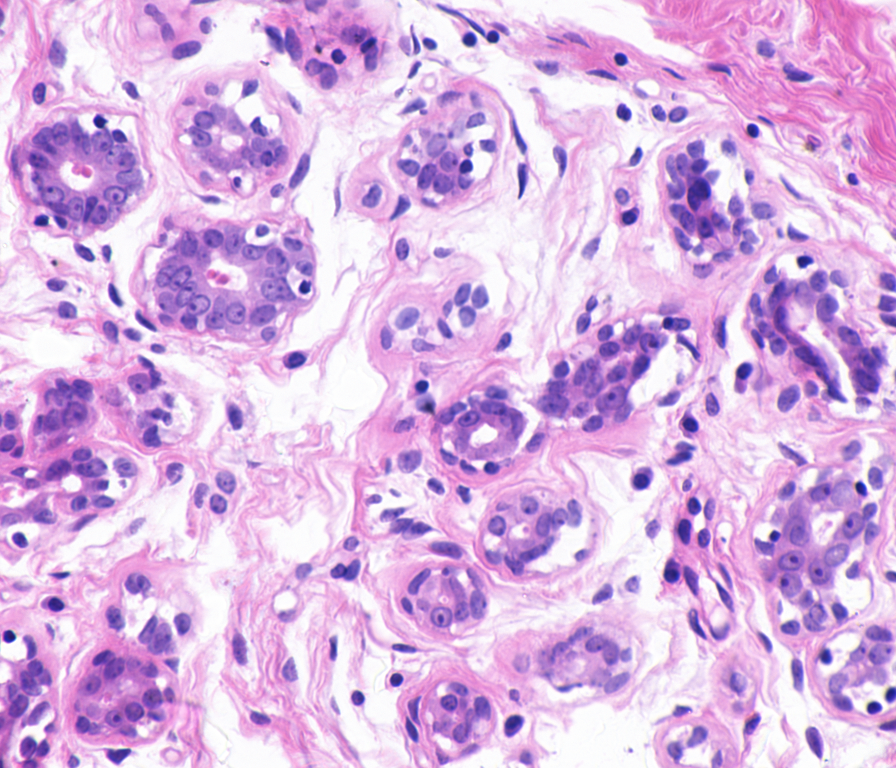
%> input picture src/Roi_Recort_bisque_Benigna/ytma10_010704_benign1_ccd.tif, 896 x 768 px; its folder holds 3 pictures in this run
$ octave application.m   (GNU Octave 9; MATLAB toolbox functions it lacks are replaced by stand-ins)
%> lines starting %> are read from the running program, lines starting %| are printed output that depends on the picture; in (x1, y1, x2, y2) boxes, pixels count from 0 and x2, y2 are one past the last pixel; in counts of white or black regions, pixels touching at a corner belong together; the program's own positions count from 1
### src/image_reader.m
function array= image_reader(path)%reading all images of the folder
	my_folder= path;
	file_pattern= fullfile(my_folder, '*.tif');%creates a file with all images in the TIF format from the desired folder
	list= dir(file_pattern);%list the files into the folder
	array= cell(1, length(list)); %creates a 1D array for the size of the list
	for i=1: length(list)
		imgfile_name= list(i).name;
		completefile_name= fullfile(my_folder, imgfile_name); %build a complete path from the sub-paths
		array{i}= imread(completefile_name);
	end
end

### src/filtering_images.m
function filtered_images= filtering_images(image_group, percentage)%this function receives a group and a percentage of
	%images that will be filtered

	proportion_filtered= round(percentage * length(image_group));
	random_list= randperm(length(image_group), proportion_filtered);

	for i=1: proportion_filtered
		fprintf('Filtrando Imagens: Fase %d de %d...\n', i, proportion_filtered);
		image_group{random_list(i)}= generateMaskedImage(image_group{random_list(i)});
	end

	filtered_images= image_group;
end

### src/generateMaskedImage.m
function [maskedRgbImage, mask] = generateMaskedImage(image)
	%% Apply low and high pass filters
	[originalGrayed, blurred] = applyLowOrHighPass(image, 50, 0);
	[~, hiFreqImage] = applyLowOrHighPass(image, 1, 1);

	%% Creating image mask
	mask = generateMask(hiFreqImage, blurred);

	%% Final result
	maskedRgbImage = bsxfun(@times, image, cast(mask, 'like', image));
	[rows, columns]= size(maskedRgbImage);

	%% Subroutines definitions
	function [mask] = generateMask(hiFreqImage, blurred)
		imSubtration = hiFreqImage - blurred;

		% Binarize with Otsu
		binarized = imbinarize(imSubtration, graythresh(imSubtration));

		% Morphological operations for noise removal
		se = strel ('disk',3);
		eroded = imerode(binarized,se);
		se = strel('disk',5);
		%expanded = im2bw(imdilate(eroded, se), 0.5);
		expanded = imdilate(eroded, se);

		% Morphological operations for holes removal
		mask = imfill(expanded,'holes');
	end

	function [result] = lowOrHighPass(image, radius, sizex, sizey, highpass)
		%% Builds low or high pass filters
		[x,y]=meshgrid(-sizey/2:sizey/2-1, -sizex/2:sizex/2-1);
		z=sqrt(x.^2+y.^2);

		if(highpass == 1)
			c=z>=radius;
		else
			c=z<=radius;
		end

		%% Apply filter
		af=fftshift(fft2(image));
		af1=af.*c;
		result=ifft2(ifftshift(af1));

		%% Normalize result
		f1=abs(result);
		fm=max(result(:));
		result=f1/fm;

		%% Convert back to gray scale image
		result=uint8(result*255);
	end

	function [grayedOriginal, result] = applyLowOrHighPass(image, radius, highpass)
		grayedOriginal=rgb2gray(image);

		imgSize = size(grayedOriginal);
		sizex = imgSize(1);
		sizey = imgSize(2);

		[result] = lowOrHighPass(grayedOriginal, radius, sizex, sizey, highpass);
	end
end

### src/application.m
% If you want a new kfold separation delete the "kfold.mat" file
kfoldsAmount=5;

%calling the function for reading the folder of images
maligna_images= image_reader('Roi_Recort_bisque_Maligna');
benigna_images= image_reader('Roi_Recort_bisque_Benigna');
%> call 2 of image_reader, with path = 'Roi_Recort_bisque_Benigna'
%> benigna_images = 3 items

%filtering the images (choose % of the total) -- 1 == all images
maligna_images= filtering_images(maligna_images, 1);
benigna_images= filtering_images(benigna_images, 1);
%> the loop in filtering_images (call 2), `for i=1: proportion_filtered` made 3 passes
%> (printed output is left out)
%> pass 1, in applyLowOrHighPass, `grayedOriginal=rgb2gray(image);`:
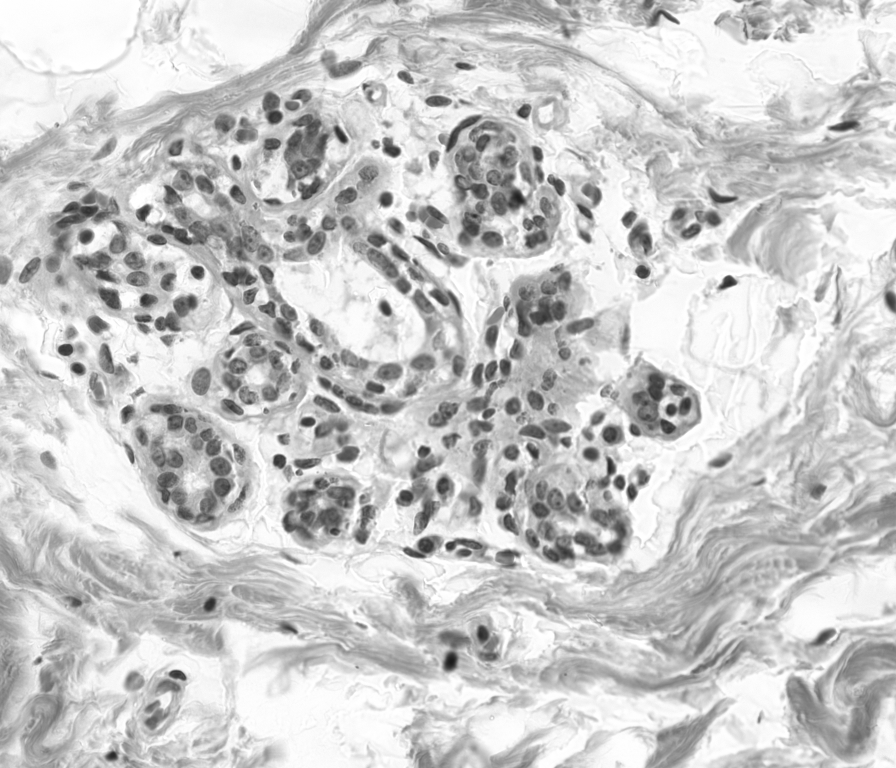
%> grayedOriginal: size 768x896 uint8; min 26, max 255, mean 202.2
%> pass 1, in lowOrHighPass, `z=sqrt(x.^2+y.^2);`:
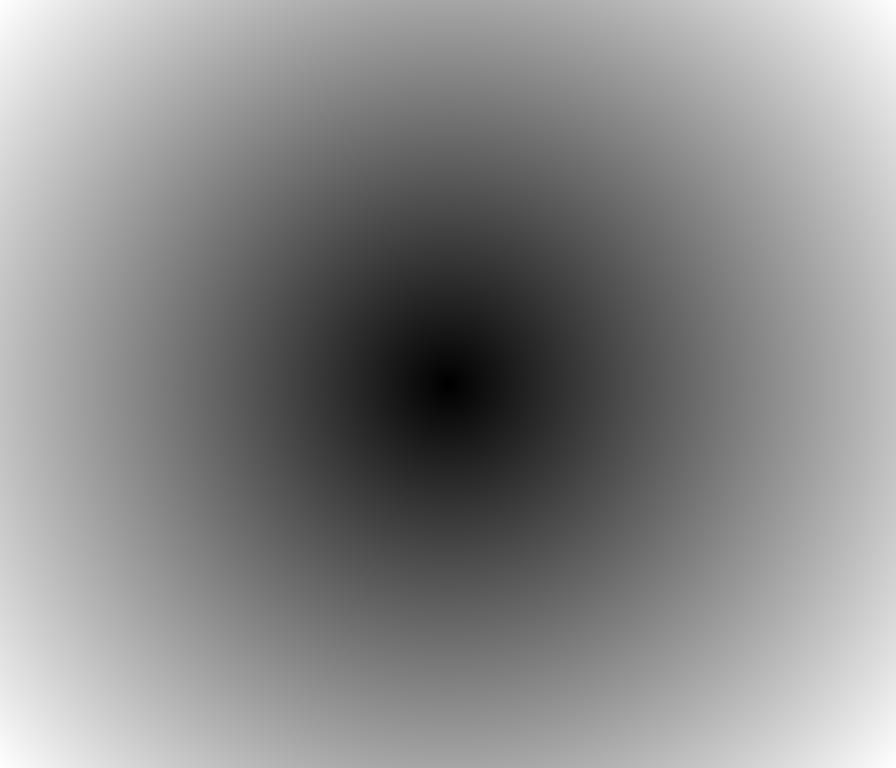
%> z: size 768x896 double; min 0, max 590.1, mean 318.9; drawn with min black and max white
%> pass 1, in lowOrHighPass, `c=z<=radius;`:
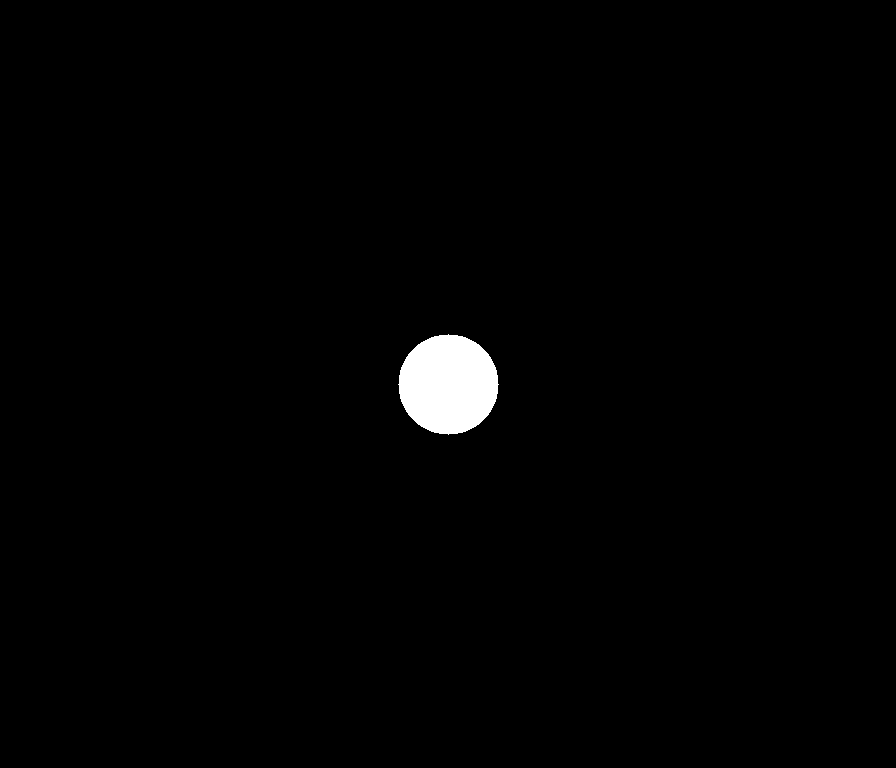
%> c: size 768x896 logical; 1.1% white; 1 white region, box (x1, y1, x2, y2) and area: (398, 334, 499, 435) 7845
%> pass 1, in lowOrHighPass, `result=ifft2(ifftshift(af1));`:
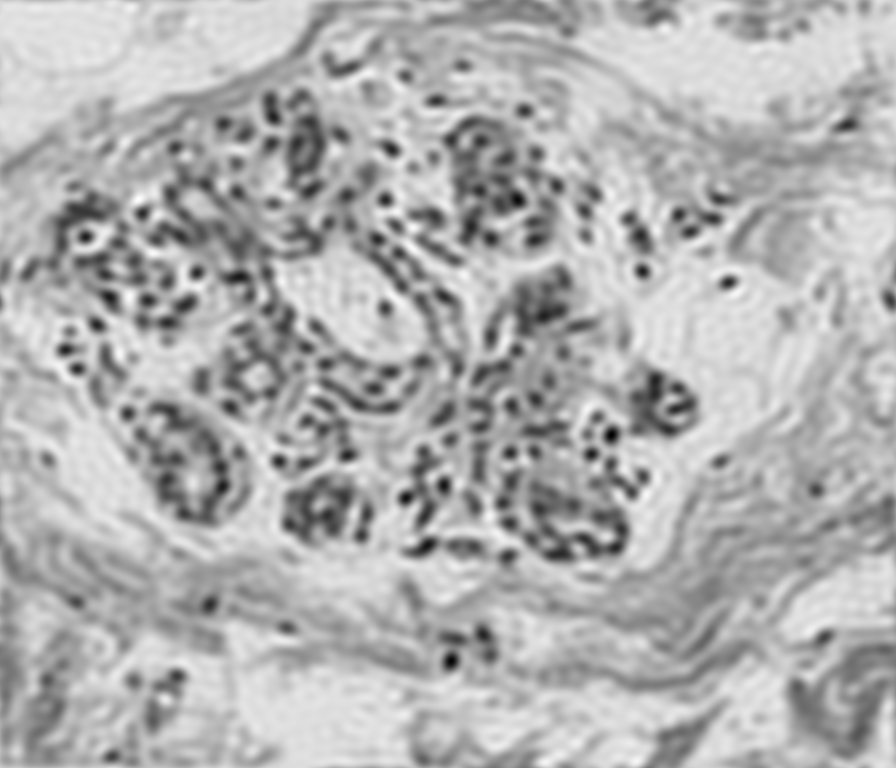
%> result: size 768x896 double; min 15.49, max 285.2, mean 202.2; drawn with min black and max white

%here I have two groups for comparison - GRAY SCALE ORIGINAL IMAGES and SEGMENTED IMAGES (is segmentation necessary?)
gray_maligna_images= cell(1, length(maligna_images)); segmented_maligna_images= cell(1, length(maligna_images));
gray_benigna_images= cell(1, length(benigna_images)); segmented_benigna_images= cell(1, length(benigna_images));
%> after `gray_benigna_images= cell(1, length(benigna_images))`: gray_benigna_images = {[], [], []}
%> after `segmented_benigna_images= cell(1, length(benigna_images))`: segmented_benigna_images = {[], [], []}
%> (the run ends here)
